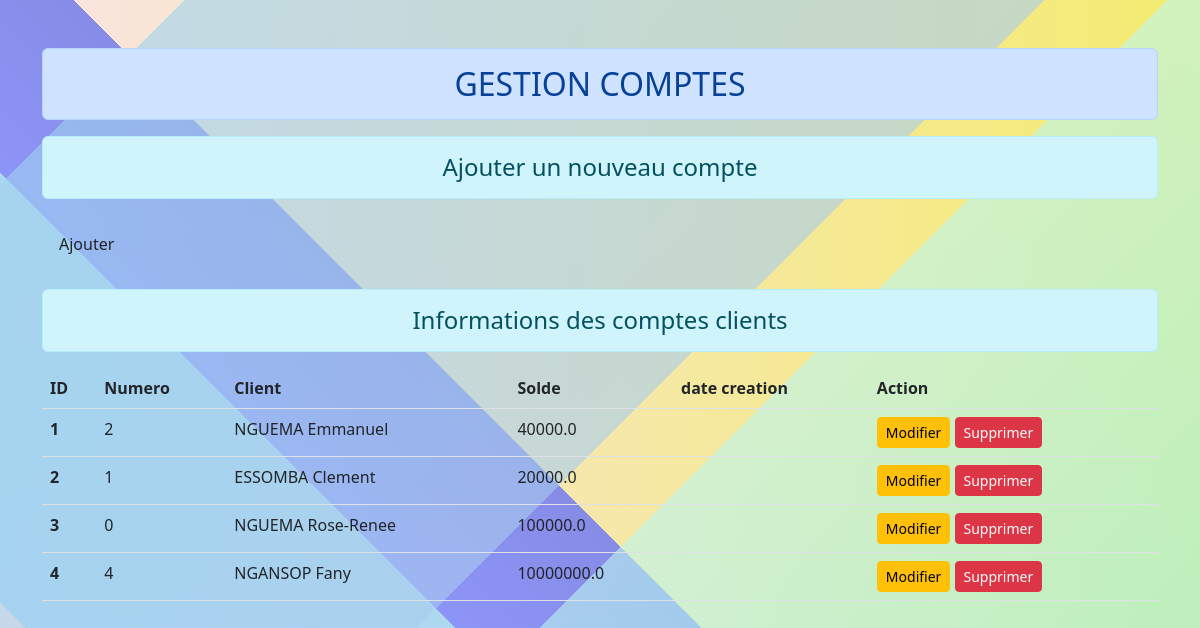
The page /compte/ on the database as committed earlier.
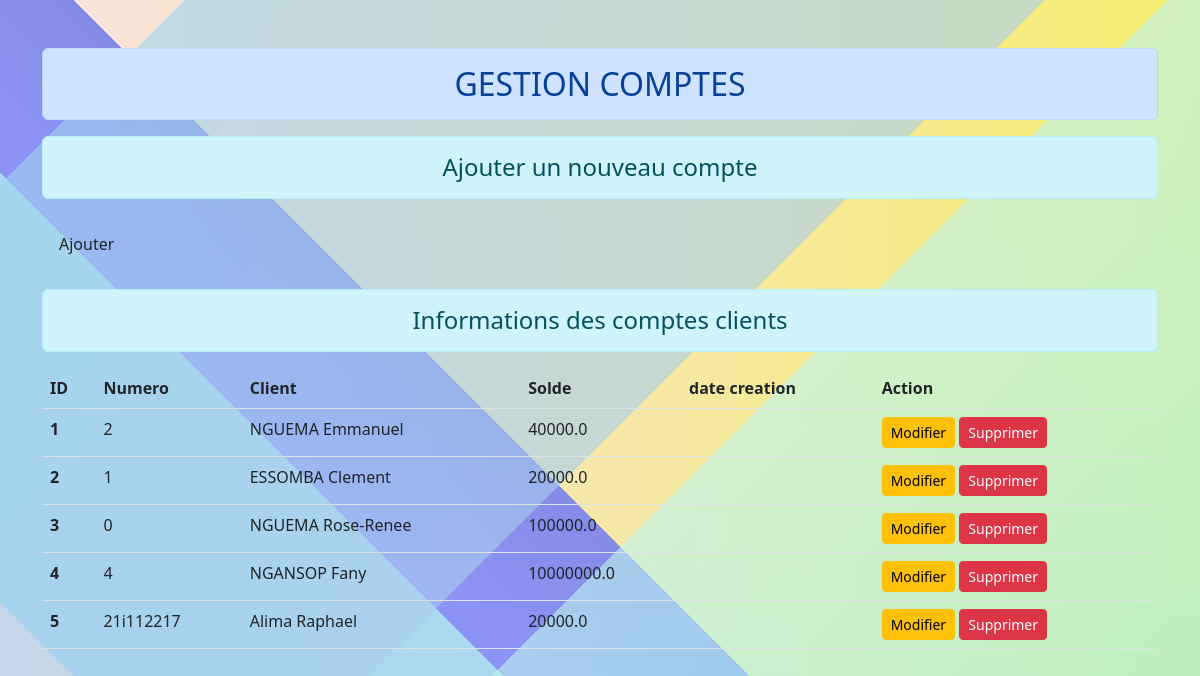
The same page on the database as committed later.
### client/models.py (models this page shows, shortened)
class Compte(models.Model):
    client = models.OneToOneField(Client,null=True, on_delete=models.SET_NULL)
    numero = models.CharField(max_length=100)
    solde = models.FloatField(default=0,verbose_name=u"Solde initial du compte")
    is_active = models.BooleanField(default=True)
    created_at = models.DateTimeField(auto_now_add=True)
    updated_at = models.DateTimeField(auto_now=True)

class Client(models.Model):
    nom = models.CharField(max_length=70)
    prenom = models.CharField(max_length=70)
    telephone = models.IntegerField(max_length=70)
    adresse = models.CharField(max_length=200)
    dtn=models.DateField(blank=True)
    lieu = models.CharField(max_length=200,blank=True, null=True)
    photo = models.ImageField(null=True, blank=True, upload_to="photos/")
    created_at = models.DateTimeField(auto_now_add=True,blank=True)
    updated_at = models.DateTimeField(auto_now=True,blank=True)
    agence = models.ForeignKey(Agence, null=True, on_delete=models.SET_NULL)
    user = models.ForeignKey(User, null=True, on_delete=models.SET_NULL)
    def __str__(self) -> str:
        return "{} {}".format(self.nom,self.prenom)

### client/views.py (the view)
# urls.py: path('compte/', views.traiter_compte, name = "edite"),
def traiter_compte(request):
    if request.method == 'POST':
        fm = CompteGestion(request.POST)
        if fm.is_valid():
            num = fm.cleaned_data['numero de compte']
            cli = fm.cleaned_data['client']
            solde = fm.cleaned_data['solde']
            jr = fm.cleaned_data['date ouverture']
            cpt = Compte(numero_de_compte = num, client = cli, solde =solde , date_ouverture = jr)
            cpt.save()
            fm = CompteGestion()
    else:
        fm = CompteGestion()
    compt = Compte.objects.all()
    return render(request, 'Comptes/edite.html',{'form':fm, 'cpt':compt})

### client/forms.py
class CompteGestion(forms.ModelForm):
    class Meta:
        model = Compte
        fields = ['numero', 'client', 'solde']
        widgets = {
            'numero': forms.TextInput(attrs={'class': 'form-control'}),
            'client': forms.Select(attrs={'class': 'form-control'}),
            'solde': forms.FloatField(),
        }

### client/templates/Comptes/edite.html (shortened to what this page needs)
{% extends 'Comptes/compte.html' %}
{% block content %}
<div class="row">
    <div class="col-sn-4">
        <h4 class="text-center alert alert alert-info">Ajouter un nouveau compte </h4>
            <form action="" method="POST">
                <input type="submit" class="alert btn btn-success" value="Ajouter">
            </form>
        </div>
        <div class="col-sm-20">
            <h4 class="text-center alert alert alert-info ">Informations des comptes clients</h4>
            {% if cpt %}
            <table class="table table-hover">
                <thead>
                  <tr>
                    <th scope="col">ID</th>
                    <th scope="col">Numero</th>
                    <th scope="col">Client</th>
                    <th scope="col">Solde </th>
                    <th scope="col">date creation</th>
                    <th scope="col">Action</th>
                  </tr>
                </thead>
                <tbody>
                    {% for st in cpt %}
                  <tr>
                    <th scope="row">{{st.id}}</th>
                    <td>{{st.numero}}</td>
                    <td>{{st.client}}</td>
                    <td>{{st.solde}}</td>
                    <td>{{st.jour}}</td>
                    <td>
                        <a href="a" class="btn btn-warning btn-sm">Modifier</a>
                        <a href="a" class="btn btn-danger btn-sm">Supprimer</a>
                    </td>
                  </tr>
                  {% endfor %}
                </tbody>
              </table>
            {% else %}
            <h4 class="text-center alert alert-warning">Pas de compte client</h4>
            {% endif %}
        </div>
    </div>
    {% endblock content %}

Rows that differ between the two databases and show on the page:
added Compte: id "5", numero "21i112217", client "Alima Raphael", solde "20000.0"
